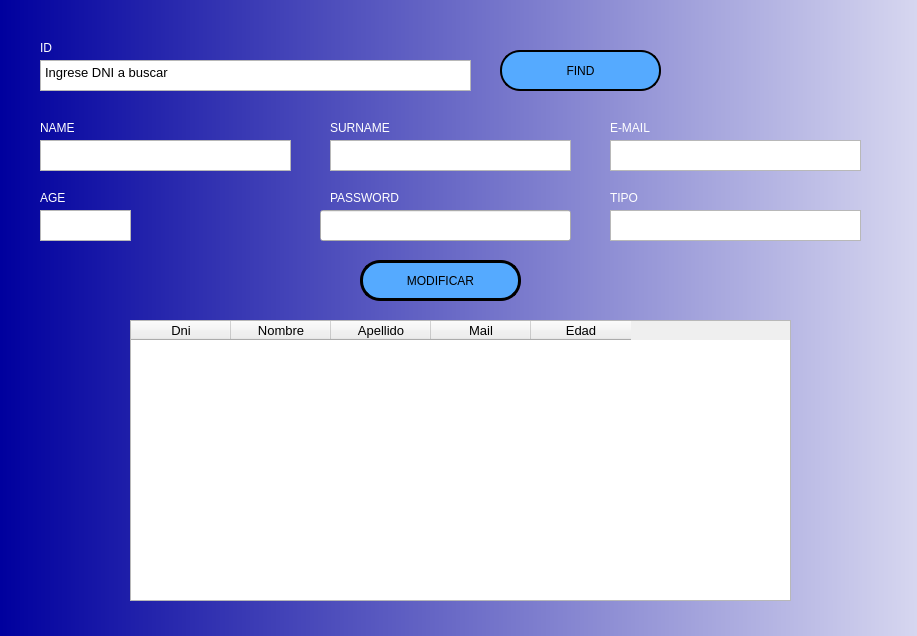
<?xml version="1.0" encoding="UTF-8"?>
<ui version="4.0">
 <class>Form_modiUsuario</class>
 <widget class="QWidget" name="Form_modiUsuario">
  <property name="geometry">
   <rect>
    <x>0</x>
    <y>0</y>
    <width>917</width>
    <height>636</height>
   </rect>
  </property>
  <property name="sizePolicy">
   <sizepolicy hsizetype="Fixed" vsizetype="Fixed">
    <horstretch>0</horstretch>
    <verstretch>0</verstretch>
   </sizepolicy>
  </property>
  <property name="minimumSize">
   <size>
    <width>883</width>
    <height>616</height>
   </size>
  </property>
  <property name="windowTitle">
   <string>Form</string>
  </property>
  <property name="styleSheet">
   <string notr="true"/>
  </property>
  <widget class="QWidget" name="bgwidget" native="true">
   <property name="geometry">
    <rect>
     <x>0</x>
     <y>0</y>
     <width>1091</width>
     <height>721</height>
    </rect>
   </property>
   <property name="styleSheet">
    <string notr="true">QWidget#bgwidget{
background-color: qlineargradient(spread:pad, x1:0, y1:0, x2:1, y2:0, stop:0 rgba(0, 0, 158, 255), stop:1 rgba(255, 255, 255, 255));}</string>
   </property>
   <widget class="QTextEdit" name="box_dni">
    <property name="geometry">
     <rect>
      <x>40</x>
      <y>60</y>
      <width>431</width>
      <height>31</height>
     </rect>
    </property>
    <property name="html">
     <string>&lt;!DOCTYPE HTML PUBLIC &quot;-//W3C//DTD HTML 4.0//EN&quot; &quot;http://www.w3.org/TR/REC-html40/strict.dtd&quot;&gt;
&lt;html&gt;&lt;head&gt;&lt;meta name=&quot;qrichtext&quot; content=&quot;1&quot; /&gt;&lt;style type=&quot;text/css&quot;&gt;
p, li { white-space: pre-wrap; }
&lt;/style&gt;&lt;/head&gt;&lt;body style=&quot; font-family:'MS Shell Dlg 2'; font-size:7.8pt; font-weight:400; font-style:normal;&quot;&gt;
&lt;p style=&quot; margin-top:0px; margin-bottom:0px; margin-left:0px; margin-right:0px; -qt-block-indent:0; text-indent:0px;&quot;&gt;&lt;span style=&quot; font-size:10pt;&quot;&gt;Ingrese DNI a buscar&lt;/span&gt;&lt;/p&gt;&lt;/body&gt;&lt;/html&gt;</string>
    </property>
   </widget>
   <widget class="QTextEdit" name="boxEdad">
    <property name="geometry">
     <rect>
      <x>40</x>
      <y>210</y>
      <width>91</width>
      <height>31</height>
     </rect>
    </property>
    <property name="font">
     <font>
      <pointsize>10</pointsize>
     </font>
    </property>
    <property name="html">
     <string>&lt;!DOCTYPE HTML PUBLIC &quot;-//W3C//DTD HTML 4.0//EN&quot; &quot;http://www.w3.org/TR/REC-html40/strict.dtd&quot;&gt;
&lt;html&gt;&lt;head&gt;&lt;meta name=&quot;qrichtext&quot; content=&quot;1&quot; /&gt;&lt;style type=&quot;text/css&quot;&gt;
p, li { white-space: pre-wrap; }
&lt;/style&gt;&lt;/head&gt;&lt;body style=&quot; font-family:'MS Shell Dlg 2'; font-size:10pt; font-weight:400; font-style:normal;&quot;&gt;
&lt;p style=&quot;-qt-paragraph-type:empty; margin-top:0px; margin-bottom:0px; margin-left:0px; margin-right:0px; -qt-block-indent:0; text-indent:0px; font-size:7.8pt;&quot;&gt;&lt;br /&gt;&lt;/p&gt;&lt;/body&gt;&lt;/html&gt;</string>
    </property>
   </widget>
   <widget class="QLabel" name="label">
    <property name="geometry">
     <rect>
      <x>40</x>
      <y>40</y>
      <width>379</width>
      <height>16</height>
     </rect>
    </property>
    <property name="styleSheet">
     <string notr="true">color: rgb(255, 255, 255);</string>
    </property>
    <property name="text">
     <string>ID</string>
    </property>
   </widget>
   <widget class="QTextEdit" name="boxApellido">
    <property name="geometry">
     <rect>
      <x>330</x>
      <y>140</y>
      <width>241</width>
      <height>31</height>
     </rect>
    </property>
    <property name="font">
     <font>
      <pointsize>10</pointsize>
     </font>
    </property>
    <property name="html">
     <string>&lt;!DOCTYPE HTML PUBLIC &quot;-//W3C//DTD HTML 4.0//EN&quot; &quot;http://www.w3.org/TR/REC-html40/strict.dtd&quot;&gt;
&lt;html&gt;&lt;head&gt;&lt;meta name=&quot;qrichtext&quot; content=&quot;1&quot; /&gt;&lt;style type=&quot;text/css&quot;&gt;
p, li { white-space: pre-wrap; }
&lt;/style&gt;&lt;/head&gt;&lt;body style=&quot; font-family:'MS Shell Dlg 2'; font-size:10pt; font-weight:400; font-style:normal;&quot;&gt;
&lt;p style=&quot;-qt-paragraph-type:empty; margin-top:0px; margin-bottom:0px; margin-left:0px; margin-right:0px; -qt-block-indent:0; text-indent:0px; font-size:7.8pt;&quot;&gt;&lt;br /&gt;&lt;/p&gt;&lt;/body&gt;&lt;/html&gt;</string>
    </property>
   </widget>
   <widget class="QLabel" name="label_2">
    <property name="geometry">
     <rect>
      <x>330</x>
      <y>190</y>
      <width>379</width>
      <height>16</height>
     </rect>
    </property>
    <property name="styleSheet">
     <string notr="true">color: rgb(255, 255, 255);</string>
    </property>
    <property name="text">
     <string>PASSWORD</string>
    </property>
   </widget>
   <widget class="QLabel" name="label_4">
    <property name="geometry">
     <rect>
      <x>330</x>
      <y>120</y>
      <width>379</width>
      <height>16</height>
     </rect>
    </property>
    <property name="styleSheet">
     <string notr="true">color: rgb(255, 255, 255);</string>
    </property>
    <property name="text">
     <string>SURNAME</string>
    </property>
   </widget>
   <widget class="QLabel" name="label_5">
    <property name="geometry">
     <rect>
      <x>610</x>
      <y>120</y>
      <width>379</width>
      <height>16</height>
     </rect>
    </property>
    <property name="styleSheet">
     <string notr="true">color: rgb(255, 255, 255);</string>
    </property>
    <property name="text">
     <string>E-MAIL</string>
    </property>
   </widget>
   <widget class="QLabel" name="label_7">
    <property name="geometry">
     <rect>
      <x>610</x>
      <y>190</y>
      <width>379</width>
      <height>16</height>
     </rect>
    </property>
    <property name="styleSheet">
     <string notr="true">color: rgb(255, 255, 255);</string>
    </property>
    <property name="text">
     <string>TIPO</string>
    </property>
   </widget>
   <widget class="QTextEdit" name="boxNombre">
    <property name="geometry">
     <rect>
      <x>40</x>
      <y>140</y>
      <width>251</width>
      <height>31</height>
     </rect>
    </property>
    <property name="font">
     <font>
      <pointsize>10</pointsize>
     </font>
    </property>
    <property name="html">
     <string>&lt;!DOCTYPE HTML PUBLIC &quot;-//W3C//DTD HTML 4.0//EN&quot; &quot;http://www.w3.org/TR/REC-html40/strict.dtd&quot;&gt;
&lt;html&gt;&lt;head&gt;&lt;meta name=&quot;qrichtext&quot; content=&quot;1&quot; /&gt;&lt;style type=&quot;text/css&quot;&gt;
p, li { white-space: pre-wrap; }
&lt;/style&gt;&lt;/head&gt;&lt;body style=&quot; font-family:'MS Shell Dlg 2'; font-size:10pt; font-weight:400; font-style:normal;&quot;&gt;
&lt;p style=&quot;-qt-paragraph-type:empty; margin-top:0px; margin-bottom:0px; margin-left:0px; margin-right:0px; -qt-block-indent:0; text-indent:0px; font-size:7.8pt;&quot;&gt;&lt;br /&gt;&lt;/p&gt;&lt;/body&gt;&lt;/html&gt;</string>
    </property>
   </widget>
   <widget class="QLabel" name="label_6">
    <property name="geometry">
     <rect>
      <x>40</x>
      <y>190</y>
      <width>161</width>
      <height>16</height>
     </rect>
    </property>
    <property name="styleSheet">
     <string notr="true">color: rgb(255, 255, 255);</string>
    </property>
    <property name="text">
     <string>AGE</string>
    </property>
   </widget>
   <widget class="QTextEdit" name="boxEmail">
    <property name="geometry">
     <rect>
      <x>610</x>
      <y>140</y>
      <width>251</width>
      <height>31</height>
     </rect>
    </property>
    <property name="font">
     <font>
      <pointsize>10</pointsize>
     </font>
    </property>
    <property name="html">
     <string>&lt;!DOCTYPE HTML PUBLIC &quot;-//W3C//DTD HTML 4.0//EN&quot; &quot;http://www.w3.org/TR/REC-html40/strict.dtd&quot;&gt;
&lt;html&gt;&lt;head&gt;&lt;meta name=&quot;qrichtext&quot; content=&quot;1&quot; /&gt;&lt;style type=&quot;text/css&quot;&gt;
p, li { white-space: pre-wrap; }
&lt;/style&gt;&lt;/head&gt;&lt;body style=&quot; font-family:'MS Shell Dlg 2'; font-size:10pt; font-weight:400; font-style:normal;&quot;&gt;
&lt;p style=&quot;-qt-paragraph-type:empty; margin-top:0px; margin-bottom:0px; margin-left:0px; margin-right:0px; -qt-block-indent:0; text-indent:0px; font-size:7.8pt;&quot;&gt;&lt;br /&gt;&lt;/p&gt;&lt;/body&gt;&lt;/html&gt;</string>
    </property>
   </widget>
   <widget class="QTextEdit" name="boxTipo">
    <property name="geometry">
     <rect>
      <x>610</x>
      <y>210</y>
      <width>251</width>
      <height>31</height>
     </rect>
    </property>
    <property name="font">
     <font>
      <pointsize>10</pointsize>
     </font>
    </property>
    <property name="html">
     <string>&lt;!DOCTYPE HTML PUBLIC &quot;-//W3C//DTD HTML 4.0//EN&quot; &quot;http://www.w3.org/TR/REC-html40/strict.dtd&quot;&gt;
&lt;html&gt;&lt;head&gt;&lt;meta name=&quot;qrichtext&quot; content=&quot;1&quot; /&gt;&lt;style type=&quot;text/css&quot;&gt;
p, li { white-space: pre-wrap; }
&lt;/style&gt;&lt;/head&gt;&lt;body style=&quot; font-family:'MS Shell Dlg 2'; font-size:10pt; font-weight:400; font-style:normal;&quot;&gt;
&lt;p style=&quot;-qt-paragraph-type:empty; margin-top:0px; margin-bottom:0px; margin-left:0px; margin-right:0px; -qt-block-indent:0; text-indent:0px; font-size:7.8pt;&quot;&gt;&lt;br /&gt;&lt;/p&gt;&lt;/body&gt;&lt;/html&gt;</string>
    </property>
   </widget>
   <widget class="QLabel" name="label_3">
    <property name="geometry">
     <rect>
      <x>40</x>
      <y>120</y>
      <width>231</width>
      <height>16</height>
     </rect>
    </property>
    <property name="styleSheet">
     <string notr="true">color: rgb(255, 255, 255);</string>
    </property>
    <property name="text">
     <string>NAME</string>
    </property>
   </widget>
   <widget class="QPushButton" name="btnConfirmar">
    <property name="geometry">
     <rect>
      <x>360</x>
      <y>260</y>
      <width>161</width>
      <height>41</height>
     </rect>
    </property>
    <property name="styleSheet">
     <string notr="true">border-radius:20px;
background-color:rgb(85, 170, 255);
font: 14pt &quot;MS Shell Dlg 2&quot;;
border: 3px solid black</string>
    </property>
    <property name="text">
     <string>MODIFICAR</string>
    </property>
   </widget>
   <widget class="QPushButton" name="btnBuscar">
    <property name="geometry">
     <rect>
      <x>500</x>
      <y>50</y>
      <width>161</width>
      <height>41</height>
     </rect>
    </property>
    <property name="styleSheet">
     <string notr="true">border-radius:20px;
background-color:rgb(85, 170, 255);
font: 14pt &quot;MS Shell Dlg 2&quot;;
border: 2px solid black;
box-shadow: 0px 8px 15px rgba(0, 0, 0, 0.1);</string>
    </property>
    <property name="text">
     <string>FIND</string>
    </property>
   </widget>
   <widget class="QTableWidget" name="tableListUsu">
    <property name="geometry">
     <rect>
      <x>130</x>
      <y>320</y>
      <width>661</width>
      <height>281</height>
     </rect>
    </property>
    <column>
     <property name="text">
      <string>Dni</string>
     </property>
     <property name="font">
      <font>
       <pointsize>10</pointsize>
      </font>
     </property>
    </column>
    <column>
     <property name="text">
      <string>Nombre</string>
     </property>
     <property name="font">
      <font>
       <pointsize>10</pointsize>
      </font>
     </property>
    </column>
    <column>
     <property name="text">
      <string>Apellido</string>
     </property>
     <property name="font">
      <font>
       <pointsize>10</pointsize>
      </font>
     </property>
    </column>
    <column>
     <property name="text">
      <string>Mail</string>
     </property>
     <property name="font">
      <font>
       <pointsize>10</pointsize>
      </font>
     </property>
    </column>
    <column>
     <property name="text">
      <string>Edad</string>
     </property>
     <property name="font">
      <font>
       <pointsize>10</pointsize>
      </font>
     </property>
    </column>
   </widget>
   <widget class="QLineEdit" name="boxPass">
    <property name="geometry">
     <rect>
      <x>320</x>
      <y>210</y>
      <width>251</width>
      <height>31</height>
     </rect>
    </property>
   </widget>
  </widget>
 </widget>
 <resources/>
 <connections/>
</ui>
